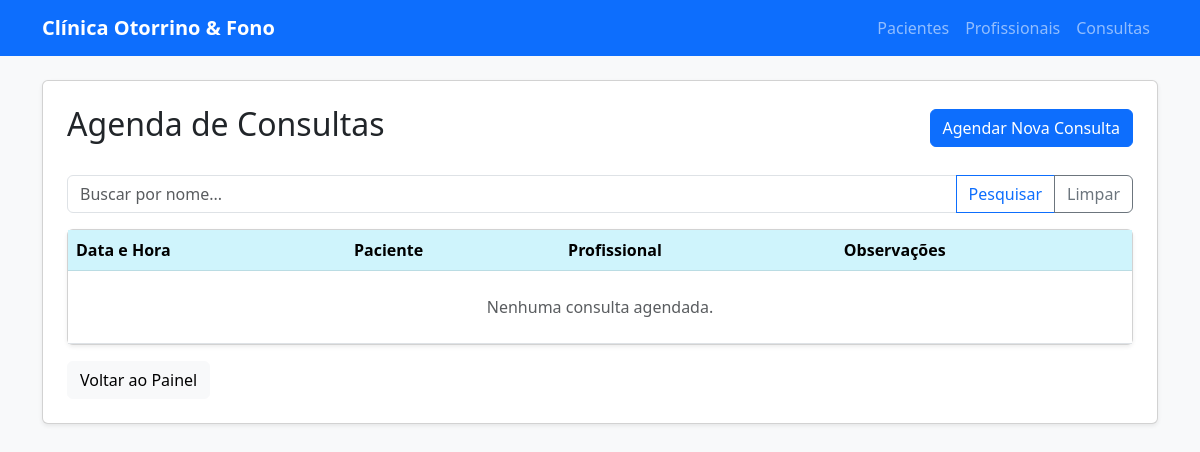
Page /logica/consultas/ on the earlier database version.
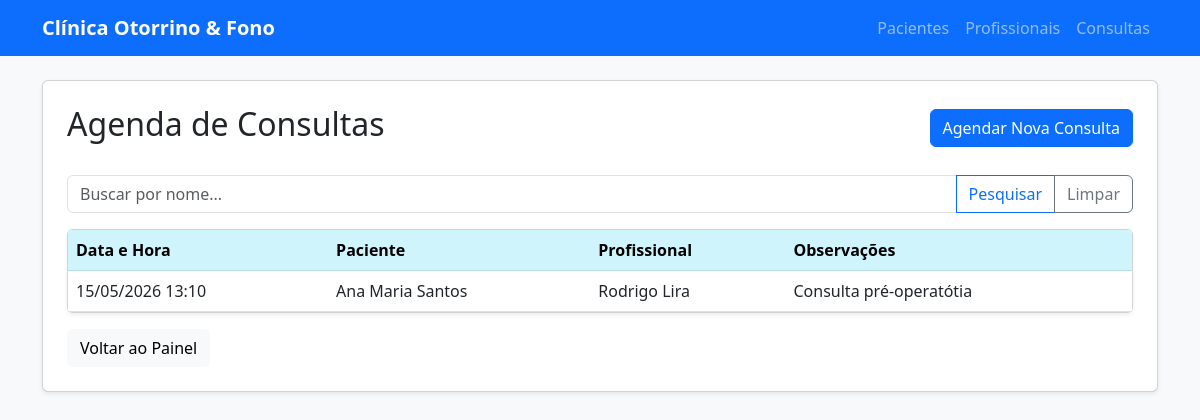
Same page on the later database version.
### logica/models.py (models this page shows, shortened)
class Consulta(models.Model):
    paciente = models.ForeignKey(Paciente,on_delete=models.CASCADE)
    profissional = models.ForeignKey(Profissional,on_delete=models.CASCADE)
    data = models.DateTimeField()
    observacoes = models.TextField(blank=True, null=True)

class Paciente (models.Model):
    STATUS_CHOICES = [
        ('ATIVO','Ativo'),
        ('PENDENTE','Pendente',),
        ('EXCLUIDO','EXCLUIDO')
    ]
    nome = models.CharField(max_length=100)
    cpf = models.CharField(max_length=14)
    telefone = models.CharField(max_length=15)
    email = models.EmailField(blank=True, null=True)
    status_exclusao = models.CharField(
        max_length=20,
        choices=STATUS_CHOICES,
        default='ATIVO'
    )

class Profissional (models.Model):
    ESPECIALIDADE_CHOICES = [
        ('Otorrinolaringologista', 'Otorrinolaringologista'),
        ('Fonoaudiólogo', 'Fonoaudiólogo'),
    ]
    nome = models.CharField(max_length=100)
    especialidade = models.CharField(max_length=100,
        choices=ESPECIALIDADE_CHOICES,
        default='Fonoaudiólogo'
    )
    registro = models.CharField(max_length=20)
    telefone = models.CharField(max_length=15, null=True, blank=True)

### logica/views.py (the view)
# urls.py: path('consultas/', views.consulta_list,name='consulta_list'),
def consulta_list(request):
    termo_busca = request.GET.get('busca')
    if termo_busca:
        consultas = Consulta.objects.filter(
            paciente__nome__icontains=termo_busca
        ) | Consulta.objects.filter(
            profissional__nome__icontains=termo_busca
        )
    else:
        consultas = Consulta.objects.all().order_by('data')
    return render(request, 'logica/consulta_list.html', {'consultas': consultas})

### logica/templates/logica/consulta_list.html
{% extends 'logica/base.html' %}
{% block content %}
<div class="d-flex justify-content-between align-items-center mb-4">
    <h2>Agenda de Consultas</h2>
    <a href="{% url 'criar_consulta' %}" class="btn btn-primary">
        Agendar Nova Consulta
    </a>
</div>
<form method="GET" class="mb-3">
    <div class="input-group">
        <input type="text" name="busca" class="form-control" placeholder="Buscar por nome..." value="{{ request.GET.busca }}">
        <button class="btn btn-outline-primary" type="submit">Pesquisar</button>
        <a href="?" class="btn btn-outline-secondary">Limpar</a>
    </div>
</form>
<div class="card shadow-sm">
    <div class="card-body p-0">
        <table class="table table-hover mb-0">
            <thead class="table-info">
                <tr>
                    <th>Data e Hora</th>
                    <th>Paciente</th>
                    <th>Profissional</th>
                    <th>Observações</th>
                </tr>
            </thead>
            <tbody>
                {% for consulta in consultas %}
                <tr>
                    <td>{{ consulta.data|date:"d/m/Y H:i" }}</td>
                    <td>{{ consulta.paciente.nome }}</td>
                    <td>{{ consulta.profissional.nome }}</td>
                    <td>{{ consulta.observacoes|truncatechars:30 }}</td>
                </tr>
                {% empty %}
                <tr>
                    <td colspan="4" class="text-center text-muted py-4">
                        Nenhuma consulta agendada.
                    </td>
                </tr>
                {% endfor %}
            </tbody>
        </table>
    </div>
</div>
<div class="mt-3">
    <a href="{% url 'home' %}" class="btn btn-light">Voltar ao Painel</a>
</div>
{% endblock %}

Differences in the rows shown:
added Consulta: data "15/05/2026 13:10", paciente.nome "Ana Maria Santos", profissional.nome "Rodrigo Lira", observacoes "Consulta pré-operatótia"
Other differences:
text no longer shown: "Nenhuma consulta agendada."
